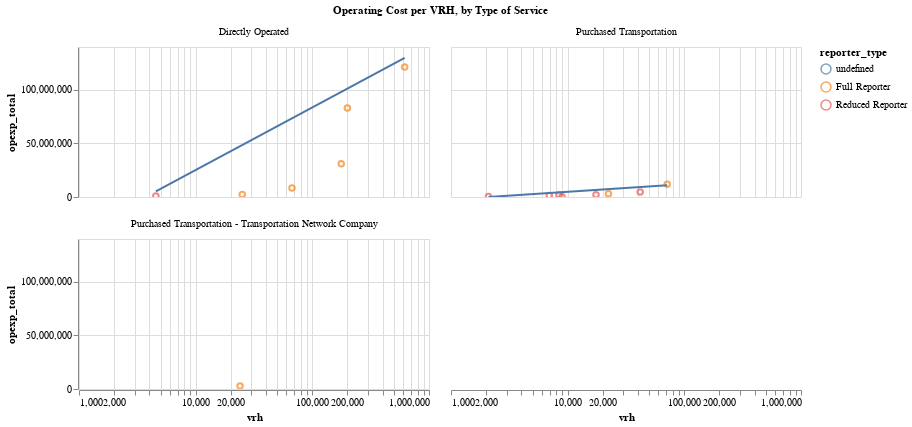

Notebook code for this chart:
### Code cell
make_scatter(
    data=df[df["year"] == "2023"],
    y_ax="opexp_total",
    x_ax="vrh",
    color="reporter_type",
    log_scale=True,
    lin_y_ax=True,
    chart_title=""
).facet(
    facet=alt.Facet("service", 
                    title="Operating Cost per VRH, by Type of Service"
                   ),
    columns=2,
)

### Figure 1 — Vega-Lite specification as saved in the notebook (floating-point values rounded to 4 significant figures)
{"config": {"view": {"continuousWidth": 300, "continuousHeight": 300}}, "data": {"name": "data-da3bdcf3328d25ecd9ac3e7b34a2fa37"}, "facet": {"field": "service", "title": "Operating Cost per VRH, by Type of Service", "type": "nominal"}, "spec": {"layer": [{"mark": {"type": "point"}, "encoding": {"color": {"field": "reporter_type", "type": "nominal"}, "tooltip": [{"field": "vrh", "type": "quantitative"}, {"field": "opexp_total", "type": "quantitative"}, {"field": "agency_name", "type": "nominal"}], "x": {"field": "vrh", "scale": {"type": "log"}, "type": "quantitative"}, "y": {"field": "opexp_total", "type": "quantitative"}}, "name": "view_5", "title": ""}, {"mark": {"type": "line"}, "encoding": {"color": {"field": "reporter_type", "type": "nominal"}, "tooltip": [{"field": "vrh", "type": "quantitative"}, {"field": "opexp_total", "type": "quantitative"}, {"field": "agency_name", "type": "nominal"}], "x": {"field": "vrh", "scale": {"type": "log"}, "type": "quantitative"}, "y": {"field": "opexp_total", "type": "quantitative"}}, "title": "", "transform": [{"on": "vrh", "regression": "opexp_total"}]}], "height": 150, "width": 350}, "columns": 2, "params": [{"name": "param_5", "select": {"type": "interval", "encodings": ["x", "y"]}, "bind": "scales", "views": ["view_5"]}], "$schema": "https://vega.github.io/schema/vega-lite/v5.20.1.json", "datasets": {"data-da3bdcf3328d25ecd9ac3e7b34a2fa37": [{"agency_name": "City of Davis (DCT) - Transit/Parks and Community Services", "agency_status": "Active", "city": "Davis", "mode": "Demand Response", "service": "Directly Operated", "ntd_id": "90167", "reporter_type": "Reduced Reporter", "reporting_module": "Urban", "state": "CA", "primary_uza_name": "Davis, CA", "year": "2023", "upt": 12956, "vrh": 4558, "vrm": 47130, "opexp_total": 910233, "RTPA": "Sacramento Area Council of Governments", "_merge": "both"}, {"agency_name": "County of Sacramento Municipal Services Agency (SCT Link) - Department of Transportation", "agency_status": "Active", "city": "Sacramento", "mode": "Demand Response", "service": "Purchased Transportation", "ntd_id": "90216", "reporter_type": "Reduced Reporter", "reporting_module": "Urban", "state": "CA", "primary_uza_name": "Sacramento, CA", "year": "2023", "upt": 23933, "vrh": 8420, "vrm": 93665, "opexp_total": 1761821, "RTPA": "Sacramento Area Council of Governments", "_merge": "both"}, {"agency_name": "County of Sacramento Municipal Services Agency (SCT Link) - Department of Transportation", "agency_status": "Active", "city": "Sacramento", "mode": "Commuter Bus", "service": "Purchased Transportation", "ntd_id": "90216", "reporter_type": "Reduced Reporter", "reporting_module": "Urban", "state": "CA", "primary_uza_name": "Sacramento, CA", "year": "2023", "upt": 21872, "vrh": 8941, "vrm": 258550, "opexp_total": 329434, "RTPA": "Sacramento Area Council of Governments", "_merge": "both"}, {"agency_name": "County of Sacramento Municipal Services Agency (SCT Link) - Department of Transportation", "agency_status": "Active", "city": "Sacramento", "mode": "Bus", "service": "Purchased Transportation", "ntd_id": "90216", "reporter_type": "Reduced Reporter", "reporting_module": "Urban", "state": "CA", "primary_uza_name": "Sacramento, CA", "year": "2023", "upt": 2184, "vrh": 2094, "vrm": 65959, "opexp_total": 501557, "RTPA": "Sacramento Area Council of Governments", "_merge": "both"}, {"agency_name": "Paratransit, Inc.", "agency_status": "Active", "city": "Sacramento", "mode": "Demand Response", "service": "Directly Operated", "ntd_id": "90223", "reporter_type": "Full Reporter", "reporting_module": "Urban", "state": "CA", "primary_uza_name": "Sacramento, CA", "year": "2023", "upt": 41481, "vrh": 25080, "vrm": 424440, "opexp_total": 2373789, "RTPA": "Sacramento Area Council of Governments", "_merge": "both"}, {"agency_name": "Sacramento Regional Transit District", "agency_status": "Active", "city": "Sacramento", "mode": "Demand Response", "service": "Purchased Transportation - Transportation Network Company", "ntd_id": "90019", "reporter_type": "Full Reporter", "reporting_module": "Urban", "state": "CA", "primary_uza_name": "Sacramento, CA", "year": "2023", "upt": 64291, "vrh": 24023, "vrm": 529423, "opexp_total": 2875752, "RTPA": "Sacramento Area Council of Governments", "_merge": "both"}, {"agency_name": "Sacramento Regional Transit District", "agency_status": "Active", "city": "Sacramento", "mode": "Light Rail", "service": "Directly Operated", "ntd_id": "90019", "reporter_type": "Full Reporter", "reporting_module": "Urban", "state": "CA", "primary_uza_name": "Sacramento, CA", "year": "2023", "upt": 6140920, "vrh": 199774, "vrm": 3588470, "opexp_total": 83048077, "RTPA": "Sacramento Area Council of Governments", "_merge": "both"}, {"agency_name": "Sacramento Regional Transit District", "agency_status": "Active", "city": "Sacramento", "mode": "Demand Response", "service": "Directly Operated", "ntd_id": "90019", "reporter_type": "Full Reporter", "reporting_module": "Urban", "state": "CA", "primary_uza_name": "Sacramento, CA", "year": "2023", "upt": 429347, "vrh": 176917, "vrm": 2695918, "opexp_total": 31106478, "RTPA": "Sacramento Area Council of Governments", "_merge": "both"}, {"agency_name": "Sacramento Regional Transit District", "agency_status": "Active", "city": "Sacramento", "mode": "Bus", "service": "Directly Operated", "ntd_id": "90019", "reporter_type": "Full Reporter", "reporting_module": "Urban", "state": "CA", "primary_uza_name": "Sacramento, CA", "year": "2023", "upt": 7715110, "vrh": 618702, "vrm": 7219695, "opexp_total": 121328770, "RTPA": "Sacramento Area Council of Governments", "_merge": "both"}, {"agency_name": "University of California, Davis (ASUCD) - Associated Students of the University of California, Davis", "agency_status": "Active", "city": "Davis", "mode": "Bus", "service": "Directly Operated", "ntd_id": "90142", "reporter_type": "Full Reporter", "reporting_module": "Urban", "state": "CA", "primary_uza_name": "Davis, CA", "year": "2023", "upt": 3028186, "vrh": 66932, "vrm": 697377, "opexp_total": 8411384, "RTPA": "Sacramento Area Council of Governments", "_merge": "both"}, {"agency_name": "Yolo County Transportation District (YCTD)", "agency_status": "Active", "city": "Woodland", "mode": "Demand Response", "service": "Purchased Transportation", "ntd_id": "90090", "reporter_type": "Full Reporter", "reporting_module": "Urban", "state": "CA", "primary_uza_name": "Sacramento, CA", "year": "2023", "upt": 33216, "vrh": 22370, "vrm": 407483, "opexp_total": 2937160, "RTPA": "Sacramento Area Council of Governments", "_merge": "both"}, {"agency_name": "Yolo County Transportation District (YCTD)", "agency_status": "Active", "city": "Woodland", "mode": "Bus", "service": "Purchased Transportation", "ntd_id": "90090", "reporter_type": "Full Reporter", "reporting_module": "Urban", "state": "CA", "primary_uza_name": "Sacramento, CA", "year": "2023", "upt": 644178, "vrh": 71370, "vrm": 1576566, "opexp_total": 11917092, "RTPA": "Sacramento Area Council of Governments", "_merge": "both"}, {"agency_name": "Yuba-Sutter Transit Authority (YSTA)", "agency_status": "Active", "city": "Marysville", "mode": "Bus", "service": "Purchased Transportation", "ntd_id": "90061", "reporter_type": "Reduced Reporter", "reporting_module": "Urban", "state": "CA", "primary_uza_name": "Yuba City, CA", "year": "2023", "upt": 442664, "vrh": 41852, "vrm": 497053, "opexp_total": 4741997, "RTPA": "Sacramento Area Council of Governments", "_merge": "both"}, {"agency_name": "Yuba-Sutter Transit Authority (YSTA)", "agency_status": "Active", "city": "Marysville", "mode": "Demand Response", "service": "Purchased Transportation", "ntd_id": "90061", "reporter_type": "Reduced Reporter", "reporting_module": "Urban", "state": "CA", "primary_uza_name": "Yuba City, CA", "year": "2023", "upt": 35256, "vrh": 17502, "vrm": 211943, "opexp_total": 2125604, "RTPA": "Sacramento Area Council of Governments", "_merge": "both"}, {"agency_name": "Yuba-Sutter Transit Authority (YSTA)", "agency_status": "Active", "city": "Marysville", "mode": "Commuter Bus", "service": "Purchased Transportation", "ntd_id": "90061", "reporter_type": "Reduced Reporter", "reporting_module": "Urban", "state": "CA", "primary_uza_name": "Yuba City, CA", "year": "2023", "upt": 38456, "vrh": 6960, "vrm": 266963, "opexp_total": 1329474, "RTPA": "Sacramento Area Council of Governments", "_merge": "both"}]}}
